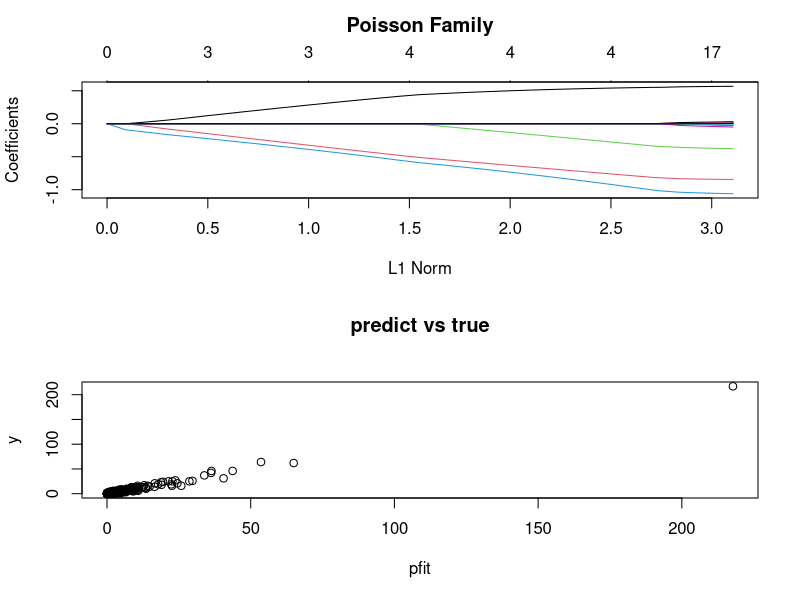

R code for this plot:
# 加载带有惩罚项的广义线性模型
library("glmnet")
# 设置工作路径
setwd("D:\\softwares\\applied statistics\\rcodelearning\\chap44\\sourcecode")
# 生成数据
set.seed(1010)
# 生成数据
N <- 500
p <- 20
nzc <- 5
x <- matrix(rnorm(N * p), N, p)
# 真实参数
beta <- rnorm(nzc)
# 真实的y
f <- x[, seq(nzc)] %*% beta
mu <- exp(f)
y <- rpois(N, mu)
# 拟合lasso下的泊松回归
fit <- glmnet(x, y, family = "poisson")
# 预测y
pfit <- predict(fit, x, s = 0.001, type = "response")
print(pfit)
dev.new()
pdf("../codeimage/code7.pdf")
par(mfrow = c(2, 1))
plot(fit)
title("Poisson Family", line = 2.5)
plot(pfit, y)
title("predict vs true", line = 2.5)
dev.off()
dev.off()
# 保存工作空间
save.image("R11.RData")
